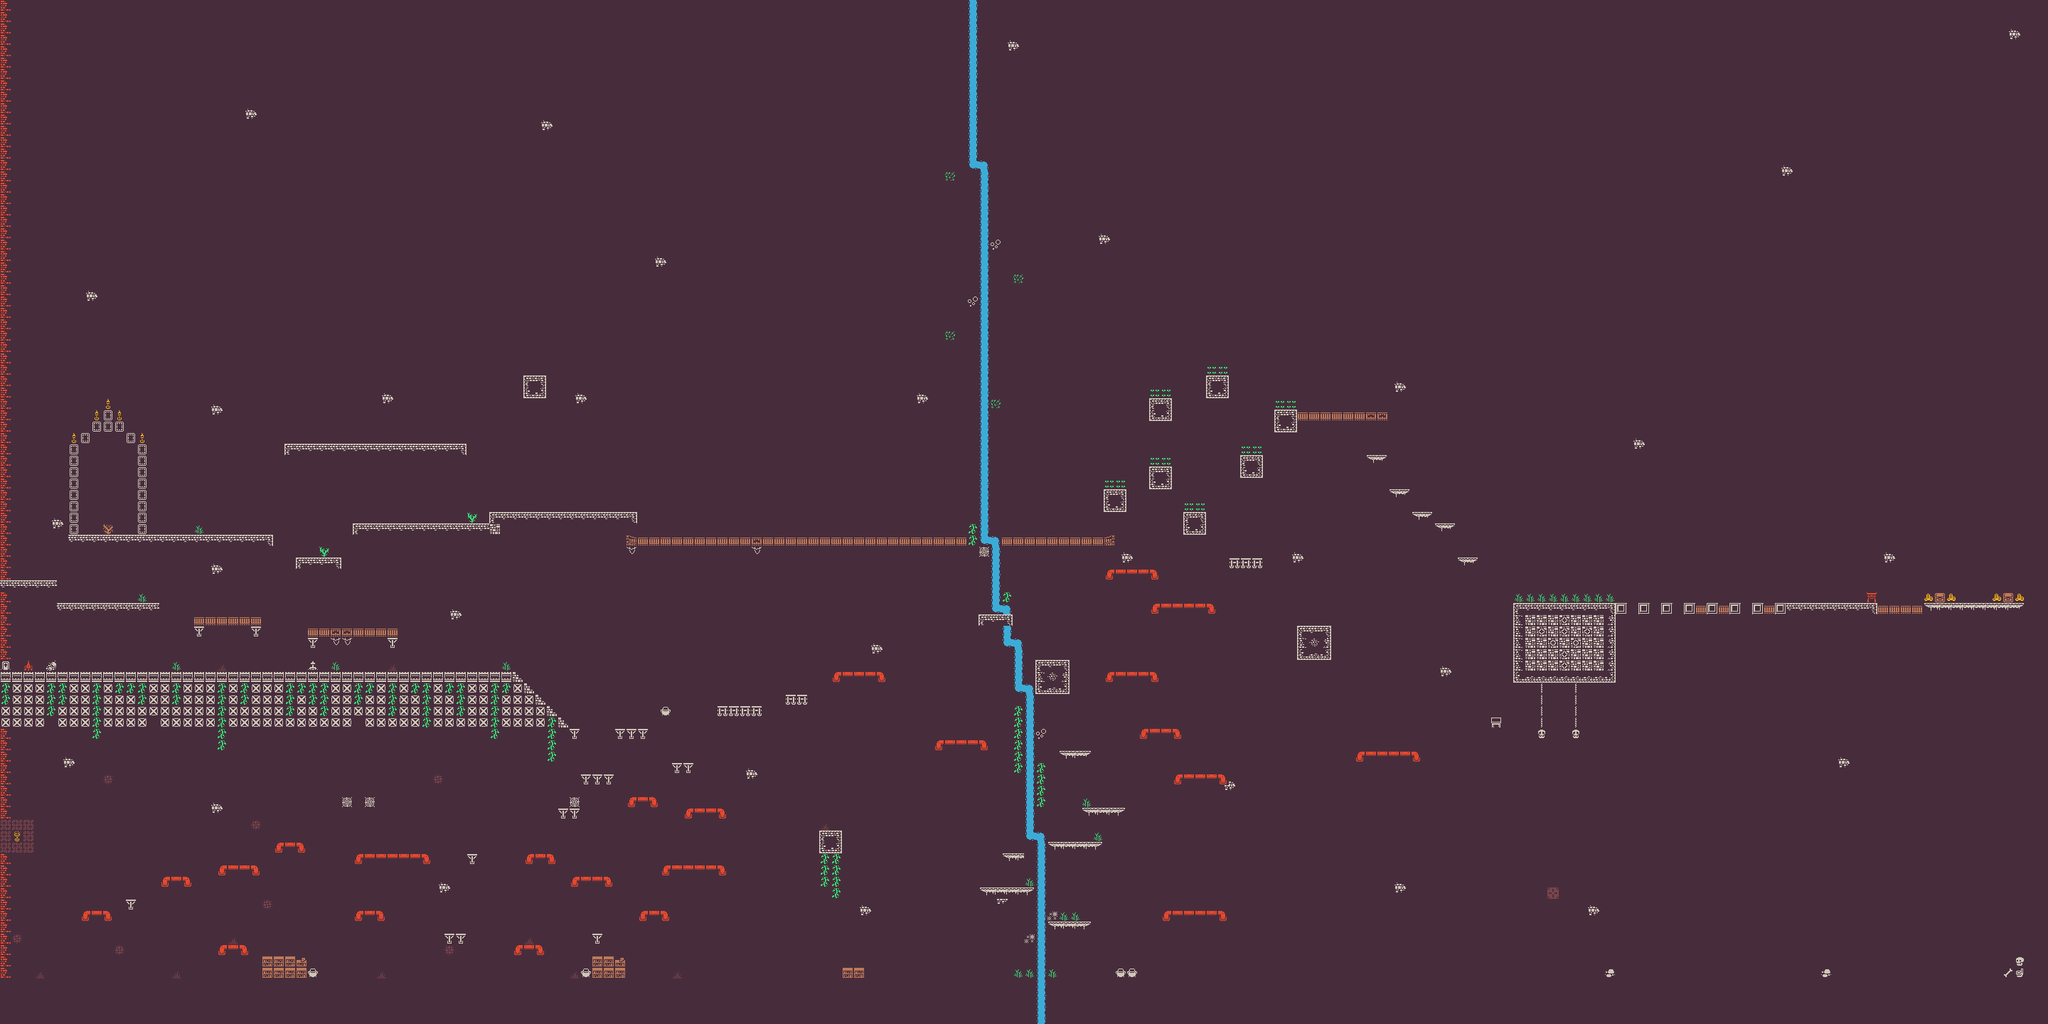

This is a level from a 2D game, rendered from its Tiled map with the project's own tilesets. A one-line summary and the map file follow, with tile-layer data summarised:
An orthogonal 180x90 tile map with 16x16 px tiles, 2 tile layers (Background, Platforms), 4 hidden layers not drawn and 76 objects (37x rupee, 24x enemy, 11x enemyJ, 3x Crown, p1spawn).

<map version="1.9" tiledversion="1.9.0" orientation="orthogonal" renderorder="right-down" width="180" height="90" tilewidth="16" tileheight="16" infinite="0" nextlayerid="17" nextobjectid="147">
 <editorsettings>
  <export target="RunnerFINAL.json" format="json" />
 </editorsettings>
 <tileset firstgid="1" name="runner_tileset" tilewidth="16" tileheight="16" tilecount="1056" columns="48">
  <image source="colored_packed.png" width="768" height="352" />
  <tile id="18">
   <properties>
    <property name="collides" type="bool" value="true" />
   </properties>
  </tile>
  <tile id="19">
   <properties>
    <property name="collides" type="bool" value="true" />
   </properties>
  </tile>
  <tile id="20">
   <properties>
    <property name="collides" type="bool" value="true" />
   </properties>
  </tile>
  <tile id="21">
   <properties>
    <property name="climbable" type="bool" value="true" />
   </properties>
  </tile>
  <tile id="66">
   <properties>
    <property name="collides" type="bool" value="true" />
   </properties>
  </tile>
  <tile id="68">
   <properties>
    <property name="collides" type="bool" value="true" />
   </properties>
  </tile>
  <tile id="69">
   <properties>
    <property name="climbable" type="bool" value="true" />
   </properties>
  </tile>
  <tile id="114">
   <properties>
    <property name="collides" type="bool" value="true" />
   </properties>
  </tile>
  <tile id="115">
   <properties>
    <property name="collides" type="bool" value="true" />
   </properties>
  </tile>
  <tile id="116">
   <properties>
    <property name="collides" type="bool" value="true" />
   </properties>
  </tile>
  <tile id="119">
   <properties>
    <property name="collides" type="bool" value="true" />
   </properties>
  </tile>
  <tile id="164">
   <properties>
    <property name="collides" type="bool" value="true" />
   </properties>
  </tile>
  <tile id="165">
   <properties>
    <property name="collides" type="bool" value="true" />
   </properties>
  </tile>
  <tile id="166">
   <properties>
    <property name="collides" type="bool" value="true" />
   </properties>
  </tile>
  <tile id="212">
   <properties>
    <property name="collides" type="bool" value="true" />
   </properties>
  </tile>
  <tile id="213">
   <properties>
    <property name="collides" type="bool" value="true" />
   </properties>
  </tile>
  <tile id="256">
   <properties>
    <property name="collides" type="bool" value="true" />
   </properties>
  </tile>
  <tile id="261">
   <properties>
    <property name="collides" type="bool" value="true" />
   </properties>
  </tile>
  <tile id="262">
   <properties>
    <property name="collides" type="bool" value="true" />
   </properties>
  </tile>
  <tile id="263">
   <properties>
    <property name="collides" type="bool" value="true" />
   </properties>
  </tile>
  <tile id="309">
   <properties>
    <property name="collides" type="bool" value="true" />
   </properties>
  </tile>
  <tile id="310">
   <properties>
    <property name="collides" type="bool" value="true" />
   </properties>
  </tile>
  <tile id="311">
   <properties>
    <property name="collides" type="bool" value="true" />
   </properties>
  </tile>
  <tile id="529">
   <properties>
    <property name="collides" type="bool" value="true" />
   </properties>
  </tile>
  <tile id="530">
   <properties>
    <property name="collides" type="bool" value="true" />
   </properties>
  </tile>
  <tile id="531">
   <properties>
    <property name="collides" type="bool" value="true" />
   </properties>
  </tile>
  <tile id="584">
   <properties>
    <property name="collides" type="bool" value="true" />
   </properties>
  </tile>
  <tile id="585">
   <properties>
    <property name="collides" type="bool" value="true" />
   </properties>
  </tile>
  <tile id="588">
   <properties>
    <property name="collides" type="bool" value="true" />
   </properties>
  </tile>
  <tile id="632">
   <properties>
    <property name="collides" type="bool" value="true" />
   </properties>
  </tile>
  <tile id="633">
   <properties>
    <property name="collides" type="bool" value="true" />
   </properties>
  </tile>
  <tile id="636">
   <properties>
    <property name="collides" type="bool" value="true" />
   </properties>
  </tile>
  <tile id="640">
   <properties>
    <property name="collides" type="bool" value="true" />
   </properties>
  </tile>
  <tile id="641">
   <properties>
    <property name="collides" type="bool" value="true" />
   </properties>
  </tile>
  <tile id="642">
   <properties>
    <property name="collides" type="bool" value="true" />
   </properties>
  </tile>
  <tile id="677">
   <properties>
    <property name="collides" type="bool" value="true" />
   </properties>
  </tile>
  <tile id="689">
   <properties>
    <property name="collides" type="bool" value="true" />
   </properties>
  </tile>
  <tile id="722">
   <properties>
    <property name="collides" type="bool" value="true" />
   </properties>
  </tile>
  <tile id="725">
   <properties>
    <property name="collides" type="bool" value="true" />
   </properties>
  </tile>
  <tile id="739">
   <properties>
    <property name="collides" type="bool" value="true" />
   </properties>
  </tile>
  <tile id="740">
   <properties>
    <property name="collides" type="bool" value="true" />
   </properties>
  </tile>
  <tile id="759">
   <properties>
    <property name="collides" type="bool" value="true" />
   </properties>
  </tile>
  <tile id="760">
   <properties>
    <property name="collides" type="bool" value="true" />
   </properties>
  </tile>
  <tile id="761">
   <properties>
    <property name="collides" type="bool" value="true" />
   </properties>
  </tile>
  <tile id="784">
   <properties>
    <property name="collides" type="bool" value="true" />
   </properties>
  </tile>
  <tile id="785">
   <properties>
    <property name="collides" type="bool" value="true" />
   </properties>
  </tile>
  <tile id="786">
   <properties>
    <property name="collides" type="bool" value="true" />
   </properties>
  </tile>
  <tile id="928">
   <properties>
    <property name="collides" type="bool" value="true" />
   </properties>
  </tile>
  <tile id="929">
   <properties>
    <property name="collides" type="bool" value="true" />
   </properties>
  </tile>
  <tile id="930">
   <properties>
    <property name="collides" type="bool" value="true" />
   </properties>
  </tile>
 </tileset>
 <layer id="15" name="EnemyBounds" width="180" height="90" visible="0">
  <data>[16200 cells, 37 non-empty, 1 distinct tile ids]</data>
 </layer>
 <layer id="2" name="Background" width="180" height="90">
  <data>[16200 cells, 16200 non-empty, 45 distinct tile ids]</data>
 </layer>
 <layer id="1" name="Gound" width="180" height="90" visible="0">
  <data>[16200 cells, 720 non-empty, 2 distinct tile ids]</data>
 </layer>
 <layer id="6" name="Lights" width="180" height="90" visible="0">
  <data>[16200 cells, 270 non-empty, 2 distinct tile ids]</data>
 </layer>
 <layer id="3" name="Pillars" width="180" height="90" visible="0">
  <data>[16200 cells, 345 non-empty, 3 distinct tile ids]</data>
 </layer>
 <layer id="4" name="Platforms" width="180" height="90">
  <data>[16200 cells, 645 non-empty, 30 distinct tile ids]</data>
 </layer>
 <objectgroup id="7" name="Collectibles">
  <object id="2" name="rupee" gid="216" x="368.889" y="1248.44" width="16" height="16" />
  <object id="3" name="rupee" gid="216" x="434.222" y="1344" width="16" height="16" />
  <object id="5" name="rupee" gid="216" x="751.556" y="1201.33" width="16" height="16" />
  <object id="6" name="rupee" gid="216" x="160" y="1248" width="16" height="16" />
  </objectgroup>
 <objectgroup id="12" name="EnemiesWalking">
  <!-- 35 objects omitted --></objectgroup>
 <objectgroup id="16" name="EnemiesJumpVert">
  <!-- 11 objects omitted --></objectgroup>
</map>
<!-- 72 of 76 objects omitted -->
